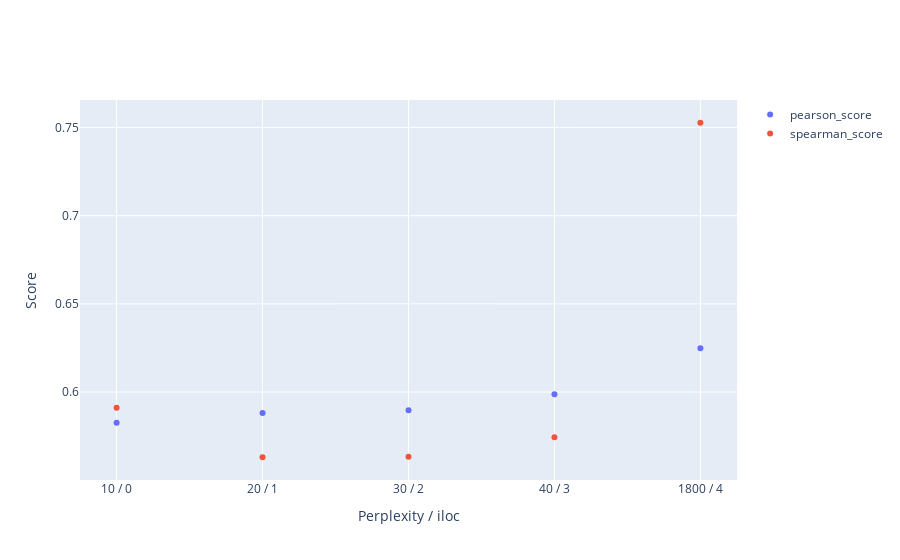

This figure's notebook cell:
### Code cell
tsne_grid = run_tsne_grid(
  convert_similarity_to_distance(similarity_matrix), 
  perplexity_values = [10, 20, 30, 40, 1800] # more values are possible here (time consuming), e.g. [50, 200, 800]
)
plot_tsne_grid(tsne_grid)
print_tsne_grid(tsne_grid)

### Figure 1 — Plotly figure (JSON) as saved in the notebook; plotly's stock layout.template omitted (floating-point values rounded to 4 significant figures)
{"data": [{"mode": "markers", "name": "pearson_score", "type": "scatter", "x": ["10 / 0", "20 / 1", "30 / 2", "40 / 3", "1800 / 4"], "y": [0.5826, 0.5882, 0.5897, 0.5988, 0.6248]}, {"mode": "markers", "name": "spearman_score", "type": "scatter", "x": ["10 / 0", "20 / 1", "30 / 2", "40 / 3", "1800 / 4"], "y": [0.5911, 0.5631, 0.5634, 0.5744, 0.7527]}], "layout": {"xaxis": {"title": {"text": "Perplexity / iloc"}}, "yaxis": {"title": {"text": "Score"}}}}
